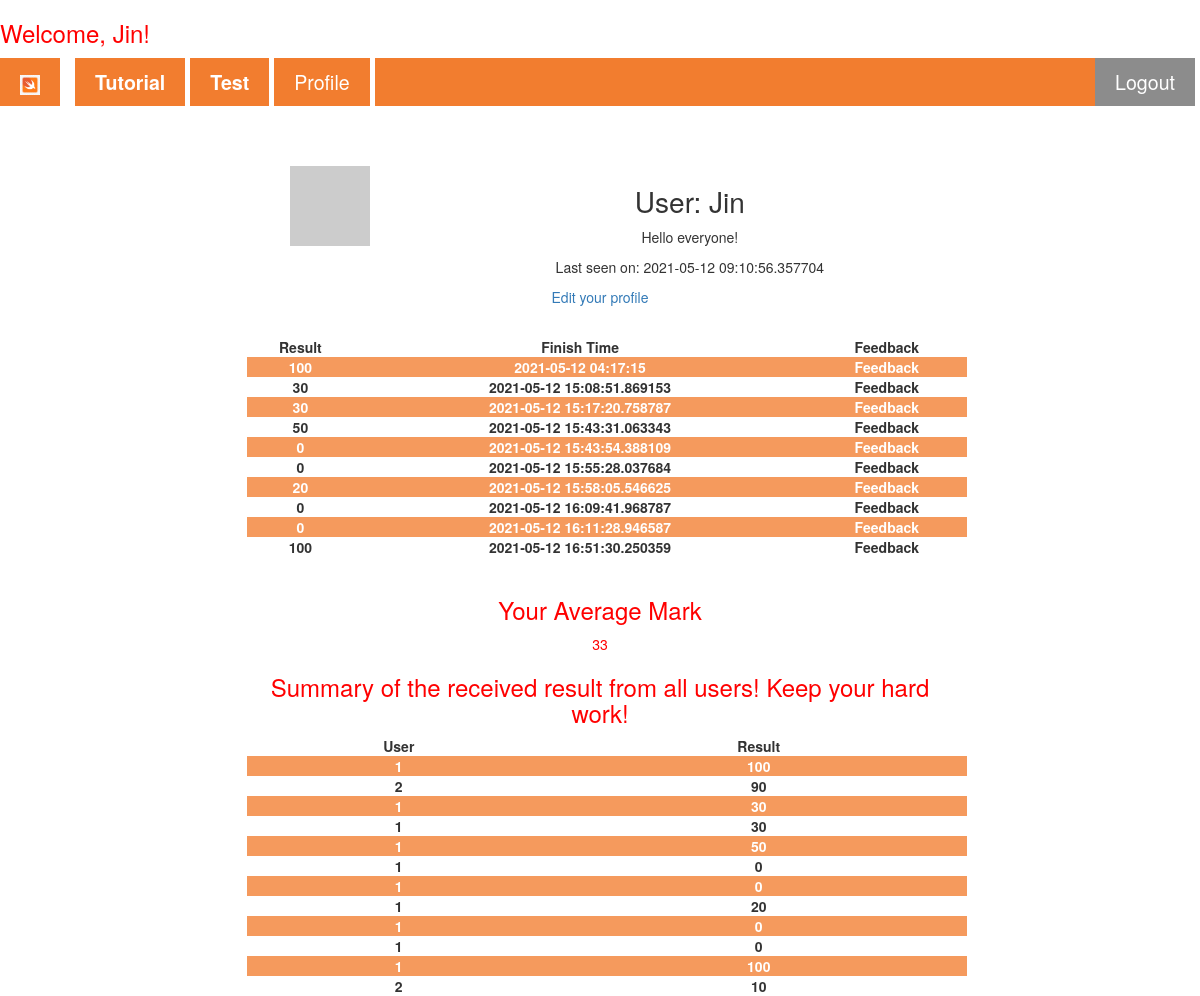
/user/Jin (signed in), run on the app's committed database.
### app/models.py (models this page shows, shortened)
class User(UserMixin, db.Model):
    id = db.Column(db.Integer, primary_key=True)
    username = db.Column(db.String(64), index=True, unique=True)
    email = db.Column(db.String(120), index=True, unique=True)
    password_hash = db.Column(db.String(128))
    about_me = db.Column(db.String(140))
    last_seen = db.Column(db.DateTime, default=datetime.utcnow)
    posts = db.relationship('Post', backref='author', lazy='dynamic')
    def avatar(self, size): # Add avatar to one user #
        digest = md5(self.email.lower().encode('utf-8')).hexdigest()
        return 'https://www.gravatar.com/avatar/{}?d=identicon&s={}'.format(
            digest, size)

class Post(UserMixin,db.Model):
    id = db.Column(db.Integer, primary_key=True)
    Mark = db.Column(db.Integer)
    Finish_Time = db.Column(db.DateTime, index=True, default=datetime.utcnow)
    Feedback = db.Column(db.String(1000))
    user_id = db.Column(db.Integer, db.ForeignKey('user.id'))

### app/routes.py (the view)
@app.route('/user/<username>')
@login_required
def user(username):
    list=[]
    average = 0
    user = User.query.filter_by(username=username).first_or_404()
    mark=Post.query.filter_by(user_id=user.id)[-1]
    allmark=Post.query.filter_by(user_id=user.id).all()
    all=Post.query.all()
    for i in allmark:
        list.append(i.Mark)
    for i in list:
        average+=int(i)
    average=average/len(list)
    average=int(average)
    return render_template('user.html', user=user, mark=mark, all=all,average=average, allmark=allmark)

### app/models.py (called while the page is built)
@login.user_loader
def load_user(id):
    return User.query.get(int(id))

### app/routes.py (called while the page is built)
@app.before_request
def before_request():
    if current_user.is_authenticated:
        current_user.last_seen = datetime.utcnow()
        db.session.commit()

### app/templates/user.html (shortened to what this page needs)
{% extends "base.html" %}
{% block articles %}
<div class="formcontainer" style="border: none; margin-top: 5%;">
  <table>
    <tr valign="top">
        <td><img src="{{ user.avatar(128) }}"></td>
        <td>
            <h1>User: {{ user.username }}</h1>
            {% if user.about_me %}<p>{{ user.about_me }}</p>{% endif %}
            {% if user.last_seen %}<p>Last seen on: {{ user.last_seen }}</p>{% endif %}
        </td>
    </tr>
  </table>
  {% if user == current_user %}
  <p class="redp"><a href="{{ url_for('edit_profile') }}">Edit your profile</a></p>
  {% endif %}
  <br>
  <table>
    <tr valign="top">
      <td><b>Result</b></td>
      <td><b>Finish Time</b></td>
      <td><b>Feedback</b></td>
    </tr>
    {% for j in allmark%}
    <tr>
      <td><b>{{j.Mark}}</b></td>
      <td><b>{{j.Finish_Time}}</b></td>
      <td>
        <details>
          <summary><b>Feedback</b></summary>
        </details>
      </td>
    </tr>
    {% endfor %}
  </table><br>
  <h3 class="redp">Your Average Mark</h3>
  <p class="redp">{{average}}</p>
  <h3 class="redp">Summary of the received result from all users! Keep your hard work!</h3>
  <table>
    <tr valign="top">
      <td><b>User</b></td>
      <td><b>Result</b></td>
    </tr>
    {% for i in all %}
    <tr>
      <td><b>{{i.user_id}}</b></td>
      <td><b>{{i.Mark}}</b></td>
    </tr>
    {% endfor %}
  </table>
</div>
{% endblock %}

### app/templates/base.html (shortened to what this page needs)
<!DOCTYPE html>
<html lang="en">
<head>
    <link rel="stylesheet" href="https://maxcdn.bootstrapcdn.com/bootstrap/3.4.0/css/bootstrap.min.css"/>
    <link rel="stylesheet" href="{{ url_for('static', filename='nav_css.css')}}">
</head>
<body>
  {% if current_user.is_authenticated %}
  <h3 class="redp">Welcome, {{ current_user.username }}!</h3>
  {% endif %}
    <nav class="sticky">
        <ul class="ul_mainstyle">
            <li><a href="/"><img src="{{ url_for('static', filename='/Image/swift_icon.png')}}" alt="home icon"></a>
            </li>
            <li><a href="/Setup"><b>Tutorial</b></a></li>
            <li><a href="/Test"><b>Test</b></a></li>
            {% if not current_user.is_anonymous %}
            <li>
              <a href="{{ url_for('user', username=current_user.username) }}">Profile</a>
            </li>
            {% endif %}
            {% if current_user.is_anonymous %}
            <li class="loginbutton">
              <a href="{{ url_for('login') }}"><b>Login</b></a>
            </li>
            {% else %}
            <li class="loginbutton">
              <a href="{{ url_for('logout') }}">Logout</a>
            </li>
            {% endif %}
        </ul>
      </nav>
      {% block articles %}{% endblock %}
</body>
</html>

### app/static/nav_css.css (style rules this page uses)
html { font-family: Arial, Helvetica, sans-serif; line-height: 2; }
a { text-decoration: none; }
body { counter-reset: section; }
.formcontainer { text-align: center; }
.loginbutton { background-color: grey; color: white; float: right; }
nav ul.ul_mainstyle { margin: 1% 0 0 0; padding: 0; overflow: hidden; background-color: rgb(241, 112, 25); list-style-type: none; }
nav ul li { float: left; border-right: solid 5px white; }
li:first-of-type { border-right: solid 15px white; }
nav ul li a { display: block; color: white; text-align: center; text-decoration: none; padding: 10px 20px 10px; font-size: 140%; }
nav ul li img { height: 20px; width: auto; }
.sticky { position: sticky; top: 0; width: 100%; z-index: 10; opacity: 0.9; }
.redp { color: red; }
tr:nth-child(even) { background-color: rgb(241, 112, 25); color: white; opacity: 0.7; }
h1 { font-size: 200%; }
table { border-collapse: collapse; width: 100%; margin-left: 1%; }
.formcontainer { margin: auto; margin-top: 1%; width: 60%; border: 1px solid grey; padding: 70 50 50 50; text-align: center; border-radius: 10px; }

### data on the page
User: username "Jin", about_me "Hello everyone!", last_seen "2021-05-12 09:10:56.357704"
Post: Mark "100", Finish_Time "2021-05-12 04:17:15", user_id "1"
Post: Mark "30", Finish_Time "2021-05-12 15:08:51.869153", user_id "1"
Post: Mark "30", Finish_Time "2021-05-12 15:17:20.758787", user_id "1"
Post: Mark "50", Finish_Time "2021-05-12 15:43:31.063343", user_id "1"
Post: Mark "0", Finish_Time "2021-05-12 15:43:54.388109", user_id "1"
Post: Mark "0", Finish_Time "2021-05-12 15:55:28.037684", user_id "1"
Post: Mark "20", Finish_Time "2021-05-12 15:58:05.546625", user_id "1"
Post: Mark "0", Finish_Time "2021-05-12 16:09:41.968787", user_id "1"
Post: Mark "0", Finish_Time "2021-05-12 16:11:28.946587", user_id "1"
Post: Mark "100", Finish_Time "2021-05-12 16:51:30.250359", user_id "1"
Post: user_id "2", Mark "90"
Post: user_id "2", Mark "10"

### other printed values
{{ average }} "33"
